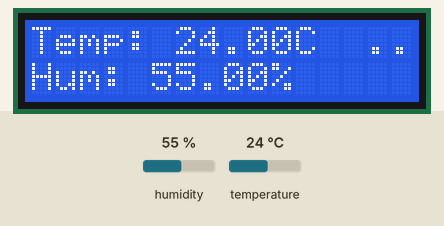
This sketch was run on a simulated Arduino Uno, built with avr-gcc and run on an emulated ATmega328P. Shown: 16×2 character LCD. The test bench sets the inputs (shaded band); at power-on: humidity 55 %, temperature 24 °C. What the sketch prints to the serial monitor is not drawn.

Above: at 3.2 s.
3.3 s: humidity set to 22 %
At 5.0 s:
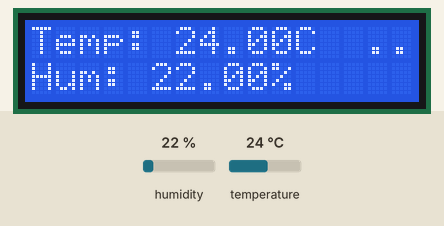
6.0 s: temperature set to 12 °C
At 6.6 s:
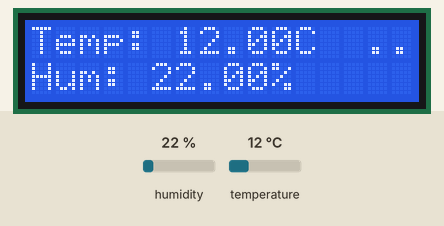
8.7 s: humidity set to 40 %
At 10.9 s:
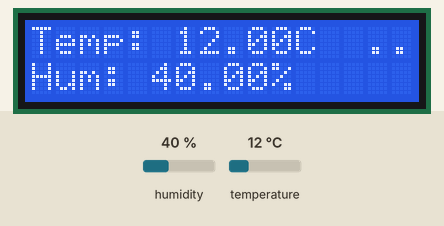
11.7 s: temperature set to 19 °C
At 13.7 s:
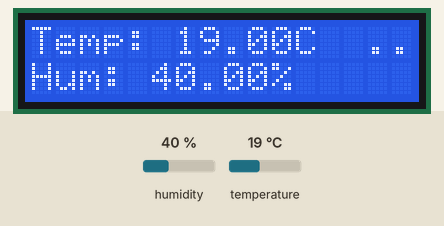
Timing chart, 0 to 15.2 s (numbered marks = the images above; inputs shaded):
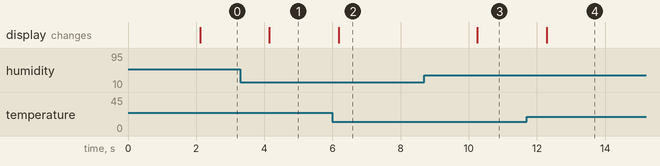

Measured:
- after the input at 3.3 s, the display: changes after 0.85 s (image 1)
- after the input at 6.0 s, the display: changes after 0.18 s (image 2)
- after the input at 8.7 s, the display: changes after 1.5 s (image 3)
- after the input at 11.7 s, the display: changes after 0.58 s (image 4)

The sketch:

LedDHT.ino
```cpp
#include <Wire.h>
#include <LiquidCrystal_I2C.h>
#include "DHT.h"

#define DHTPIN 4       // Pin donde está conectado el DHT22
#define DHTTYPE DHT22  // Definir tipo de sensor DHT

DHT dht(DHTPIN, DHTTYPE);
LiquidCrystal_I2C lcd(0x27, 16, 2);

void setup() {
  // Inicialización del LCD
  lcd.init();
  lcd.backlight();
  lcd.setCursor(0, 0);
  lcd.print("Bienvido mampo...");

  // Inicialización del DHT22
  dht.begin();

  // Inicialización del monitor serie
  Serial.begin(115200);
  delay(2000);  // Tiempo para la inicialización
}

void loop() {
  // Leer la temperatura y humedad del DHT22
  float temp = dht.readTemperature();
  float humidity = dht.readHumidity();

  // Verificar si la lectura fue exitosa
  if (isnan(temp) || isnan(humidity)) {
    lcd.setCursor(0, 0);
    lcd.print("Error lectura  ");
    Serial.println("Error al leer el DHT22");
  } else {
    // Mostrar temperatura y humedad en el LCD
    lcd.setCursor(0, 0);
    lcd.print("Temp: ");
    lcd.print(temp);
    lcd.print("C  ");

    lcd.setCursor(0, 1);
    lcd.print("Hum: ");
    lcd.print(humidity);
    lcd.print("%  ");

    // Enviar temperatura y humedad al monitor serie
    Serial.print("Temperatura: ");
    Serial.print(temp);
    Serial.println(" *C");

    Serial.print("Humedad: ");
    Serial.print(humidity);
    Serial.println(" %");
  }

  delay(2000);  // Espera 2 segundos antes de la próxima lectura
}
```
